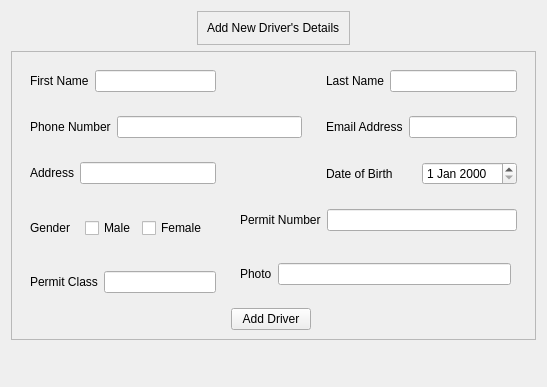
            <widget class="QWidget" name="tab_6">
             <attribute name="title">
              <string>Add Driver</string>
             </attribute>
             <layout class="QGridLayout" name="gridLayout_200">
              <item row="3" column="0">
               <widget class="QWidget" name="widget_45" native="true"/>
              </item>
              <item row="4" column="0" alignment="Qt::AlignHCenter">
               <widget class="QWidget" name="widget_30" native="true">
                <layout class="QGridLayout" name="gridLayout_201">
                 <item row="1" column="0">
                  <widget class="QWidget" name="widget_43" native="true"/>
                 </item>
                </layout>
               </widget>
              </item>
              <item row="0" column="0" alignment="Qt::AlignHCenter|Qt::AlignBottom">
               <widget class="QFrame" name="frame_238">
                <property name="frameShape">
                 <enum>QFrame::StyledPanel</enum>
                </property>
                <property name="frameShadow">
                 <enum>QFrame::Raised</enum>
                </property>
                <layout class="QGridLayout" name="gridLayout_198">
                 <item row="0" column="0" alignment="Qt::AlignTop">
                  <widget class="QLabel" name="label_47">
                   <property name="text">
                    <string>Add New Driver's Details</string>
                   </property>
                  </widget>
                 </item>
                </layout>
               </widget>
              </item>
              <item row="1" column="0">
               <widget class="QFrame" name="frame_237">
                <property name="frameShape">
                 <enum>QFrame::StyledPanel</enum>
                </property>
                <property name="frameShadow">
                 <enum>QFrame::Raised</enum>
                </property>
                <layout class="QGridLayout" name="gridLayout_199">
                 <item row="3" column="0" rowspan="2">
                  <widget class="QWidget" name="widget_37" native="true">
                   <layout class="QGridLayout" name="gridLayout_193">
                    <item row="0" column="0">
                     <widget class="QLabel" name="label_53">
                      <property name="text">
                       <string>Gender</string>
                      </property>
                     </widget>
                    </item>
                    <item row="0" column="1">
                     <widget class="QWidget" name="widget_38" native="true">
                      <layout class="QGridLayout" name="gridLayout_194">
                       <item row="0" column="0">
                        <widget class="QCheckBox" name="male">
                         <property name="text">
                          <string>Male</string>
                         </property>
                        </widget>
                       </item>
                       <item row="0" column="1">
                        <widget class="QCheckBox" name="female">
                         <property name="text">
                          <string>Female</string>
                         </property>
                        </widget>
                       </item>
                      </layout>
                     </widget>
                    </item>
                   </layout>
                  </widget>
                 </item>
                 <item row="2" column="0">
                  <widget class="QWidget" name="widget_35" native="true">
                   <layout class="QGridLayout" name="gridLayout_191">
                    <item row="0" column="0">
                     <widget class="QLabel" name="label_54">
                      <property name="text">
                       <string>Address</string>
                      </property>
                     </widget>
                    </item>
                    <item row="0" column="1">
                     <widget class="QLineEdit" name="addressdrive"/>
                    </item>
                   </layout>
                  </widget>
                 </item>
                 <item row="2" column="2">
                  <widget class="QWidget" name="widget_36" native="true">
                   <layout class="QGridLayout" name="gridLayout_192">
                    <item row="0" column="0">
                     <widget class="QLabel" name="label_51">
                      <property name="text">
                       <string>Date of Birth</string>
                      </property>
                     </widget>
                    </item>
                    <item row="0" column="1">
                     <widget class="QDateEdit" name="birthdate"/>
                    </item>
                   </layout>
                  </widget>
                 </item>
                 <item row="3" column="1" colspan="2">
                  <widget class="QWidget" name="widget_39" native="true">
                   <layout class="QGridLayout" name="gridLayout_195">
                    <item row="0" column="0">
                     <widget class="QLabel" name="label_44">
                      <property name="text">
                       <string>Permit Number</string>
                      </property>
                     </widget>
                    </item>
                    <item row="0" column="1">
                     <widget class="QLineEdit" name="permitnumber"/>
                    </item>
                   </layout>
                  </widget>
                 </item>
                 <item row="0" column="2">
                  <widget class="QWidget" name="widget_32" native="true">
                   <layout class="QGridLayout" name="gridLayout_188">
                    <item row="0" column="0">
                     <widget class="QLabel" name="label_45">
                      <property name="text">
                       <string>Last Name</string>
                      </property>
                     </widget>
                    </item>
                    <item row="0" column="1">
                     <widget class="QLineEdit" name="lnamedrive"/>
                    </item>
                   </layout>
                  </widget>
                 </item>
                 <item row="0" column="0">
                  <widget class="QWidget" name="widget_31" native="true">
                   <layout class="QGridLayout" name="gridLayout_187">
                    <item row="0" column="0">
                     <widget class="QLabel" name="label_46">
                      <property name="text">
                       <string>First Name</string>
                      </property>
                     </widget>
                    </item>
                    <item row="0" column="1">
                     <widget class="QLineEdit" name="fnamedrive"/>
                    </item>
                   </layout>
                  </widget>
                 </item>
                 <item row="4" column="1" rowspan="2" colspan="2">
                  <widget class="QWidget" name="widget_41" native="true">
                   <layout class="QGridLayout" name="gridLayout_197">
                    <item row="0" column="1">
                     <widget class="QLineEdit" name="drivephoto"/>
                    </item>
                    <item row="0" column="0">
                     <widget class="QLabel" name="label_50">
                      <property name="text">
                       <string>Photo</string>
                      </property>
                     </widget>
                    </item>
                    <item row="0" column="2">
                     <widget class="QWidget" name="widget_42" native="true"/>
                    </item>
                   </layout>
                  </widget>
                 </item>
                 <item row="5" column="0">
                  <widget class="QWidget" name="widget_40" native="true">
                   <layout class="QGridLayout" name="gridLayout_196">
                    <item row="0" column="0">
                     <widget class="QLabel" name="label_48">
                      <property name="text">
                       <string>Permit Class</string>
                      </property>
                     </widget>
                    </item>
                    <item row="0" column="1">
                     <widget class="QLineEdit" name="permitclass"/>
                    </item>
                   </layout>
                  </widget>
                 </item>
                 <item row="1" column="0" colspan="2">
                  <widget class="QWidget" name="widget_33" native="true">
                   <layout class="QGridLayout" name="gridLayout_189">
                    <item row="0" column="0">
                     <widget class="QLabel" name="label_52">
                      <property name="text">
                       <string>Phone Number</string>
                      </property>
                     </widget>
                    </item>
                    <item row="0" column="1">
                     <widget class="QLineEdit" name="phonedrive"/>
                    </item>
                   </layout>
                  </widget>
                 </item>
                 <item row="1" column="2">
                  <widget class="QWidget" name="widget_34" native="true">
                   <layout class="QGridLayout" name="gridLayout_190">
                    <item row="0" column="0">
                     <widget class="QLabel" name="label_49">
                      <property name="text">
                       <string>Email Address</string>
                      </property>
                     </widget>
                    </item>
                    <item row="0" column="1">
                     <widget class="QLineEdit" name="emaildriver"/>
                    </item>
                   </layout>
                  </widget>
                 </item>
                 <item row="6" column="0">
                  <widget class="QWidget" name="widget_44" native="true"/>
                 </item>
                 <item row="6" column="1">
                  <widget class="QPushButton" name="pushButton_2">
                   <property name="text">
                    <string>Add Driver</string>
                   </property>
                  </widget>
                 </item>
                </layout>
               </widget>
              </item>
              <item row="2" column="0">
               <widget class="QWidget" name="widget_46" native="true"/>
              </item>
             </layout>
            </widget>
